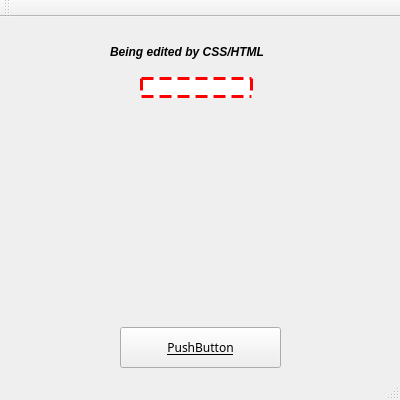
<?xml version="1.0" encoding="UTF-8"?>
<ui version="4.0">
 <class>MainWindow</class>
 <widget class="QMainWindow" name="MainWindow">
  <property name="geometry">
   <rect>
    <x>0</x>
    <y>0</y>
    <width>400</width>
    <height>400</height>
   </rect>
  </property>
  <property name="minimumSize">
   <size>
    <width>400</width>
    <height>400</height>
   </size>
  </property>
  <property name="maximumSize">
   <size>
    <width>400</width>
    <height>400</height>
   </size>
  </property>
  <property name="windowTitle">
   <string>HTML &amp; CSS</string>
  </property>
  <property name="styleSheet">
   <string notr="true">background-image: url(:/img/background.jpg);</string>
  </property>
  <widget class="QWidget" name="centralWidget">
   <property name="styleSheet">
    <string notr="true"/>
   </property>
   <widget class="QLabel" name="label">
    <property name="geometry">
     <rect>
      <x>110</x>
      <y>10</y>
      <width>171</width>
      <height>51</height>
     </rect>
    </property>
    <property name="text">
     <string>&lt;i&gt;&lt;b&gt;Being edited by CSS/HTML&lt;/b&gt;&lt;/i&gt;</string>
    </property>
   </widget>
   <widget class="QLineEdit" name="lineEdit">
    <property name="geometry">
     <rect>
      <x>140</x>
      <y>60</y>
      <width>113</width>
      <height>21</height>
     </rect>
    </property>
    <property name="styleSheet">
     <string notr="true">border: 3px dashed red;</string>
    </property>
   </widget>
   <widget class="QPushButton" name="pushButton">
    <property name="geometry">
     <rect>
      <x>120</x>
      <y>310</y>
      <width>161</width>
      <height>41</height>
     </rect>
    </property>
    <property name="styleSheet">
     <string notr="true">text-decoration: underline;
font-family: impact;</string>
    </property>
    <property name="text">
     <string>PushButton</string>
    </property>
   </widget>
  </widget>
  <widget class="QMenuBar" name="menuBar">
   <property name="geometry">
    <rect>
     <x>0</x>
     <y>0</y>
     <width>400</width>
     <height>22</height>
    </rect>
   </property>
  </widget>
  <widget class="QToolBar" name="mainToolBar">
   <attribute name="toolBarArea">
    <enum>TopToolBarArea</enum>
   </attribute>
   <attribute name="toolBarBreak">
    <bool>false</bool>
   </attribute>
  </widget>
  <widget class="QStatusBar" name="statusBar"/>
 </widget>
 <layoutdefault spacing="6" margin="11"/>
 <resources/>
 <connections/>
</ui>
